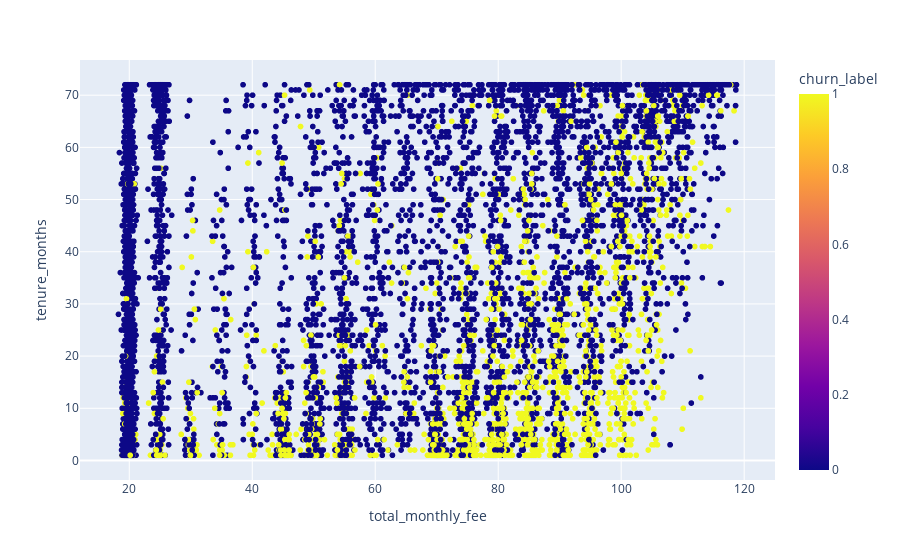

Notebook code cell kept with this figure:
### Code cell
import plotly.express as px
fig = px.scatter(df_updated, x="total_monthly_fee", y="tenure_months", color="churn_label")
fig.show()

### Figure 1 — Plotly figure (JSON) as saved in the notebook; plotly's stock layout.template omitted (floating-point values rounded to 4 significant figures; data arrays with more than 128 entries replaced by an {"elided": "..."} marker saying what was removed)
{"data": [{"hovertemplate": "total_monthly_fee=%{x}<br>tenure_months=%{y}<br>churn_label=%{marker.color}<extra></extra>", "legendgroup": "", "marker": {"color": {"elided": "6991 int values"}, "coloraxis": "coloraxis", "symbol": "circle"}, "mode": "markers", "name": "", "showlegend": false, "type": "scattergl", "x": {"elided": "6991 float values"}, "xaxis": "x", "y": {"elided": "6991 int values"}, "yaxis": "y"}], "layout": {"coloraxis": {"colorbar": {"title": {"text": "churn_label"}}, "colorscale": [[0, "#0d0887"], [0.1111, "#46039f"], [0.2222, "#7201a8"], [0.3333, "#9c179e"], [0.4444, "#bd3786"], [0.5556, "#d8576b"], [0.6667, "#ed7953"], [0.7778, "#fb9f3a"], [0.8889, "#fdca26"], [1, "#f0f921"]]}, "legend": {"tracegroupgap": 0}, "margin": {"t": 60}, "xaxis": {"anchor": "y", "domain": [0, 1], "title": {"text": "total_monthly_fee"}}, "yaxis": {"anchor": "x", "domain": [0, 1], "title": {"text": "tenure_months"}}}}
